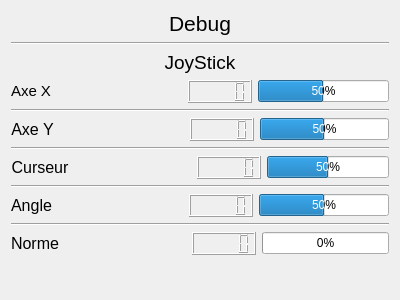
<?xml version="1.0" encoding="UTF-8"?>
<ui version="4.0">
 <class>Debug</class>
 <widget class="QDialog" name="Debug">
  <property name="geometry">
   <rect>
    <x>0</x>
    <y>0</y>
    <width>400</width>
    <height>300</height>
   </rect>
  </property>
  <property name="windowTitle">
   <string>Dialog</string>
  </property>
  <layout class="QVBoxLayout" name="verticalLayout">
   <item>
    <widget class="QLabel" name="label">
     <property name="text">
      <string>&lt;!DOCTYPE HTML PUBLIC &quot;-//W3C//DTD HTML 4.0//EN&quot; &quot;http://www.w3.org/TR/REC-html40/strict.dtd&quot;&gt;
&lt;html&gt;&lt;head&gt;&lt;meta name=&quot;qrichtext&quot; content=&quot;1&quot; /&gt;&lt;style type=&quot;text/css&quot;&gt;
p, li { white-space: pre-wrap; }
&lt;/style&gt;&lt;/head&gt;&lt;body style=&quot; font-family:'MS Shell Dlg 2'; font-size:8.25pt; font-weight:400; font-style:normal;&quot;&gt;
&lt;p align=&quot;center&quot; style=&quot; margin-top:0px; margin-bottom:0px; margin-left:0px; margin-right:0px; -qt-block-indent:0; text-indent:0px;&quot;&gt;&lt;span style=&quot; font-size:16pt;&quot;&gt;Debug&lt;/span&gt;&lt;/p&gt;&lt;/body&gt;&lt;/html&gt;</string>
     </property>
    </widget>
   </item>
   <item>
    <widget class="Line" name="line">
     <property name="orientation">
      <enum>Qt::Horizontal</enum>
     </property>
    </widget>
   </item>
   <item>
    <widget class="QLabel" name="label_2">
     <property name="text">
      <string>&lt;!DOCTYPE HTML PUBLIC &quot;-//W3C//DTD HTML 4.0//EN&quot; &quot;http://www.w3.org/TR/REC-html40/strict.dtd&quot;&gt;
&lt;html&gt;&lt;head&gt;&lt;meta name=&quot;qrichtext&quot; content=&quot;1&quot; /&gt;&lt;style type=&quot;text/css&quot;&gt;
p, li { white-space: pre-wrap; }
&lt;/style&gt;&lt;/head&gt;&lt;body style=&quot; font-family:'MS Shell Dlg 2'; font-size:8.25pt; font-weight:400; font-style:normal;&quot;&gt;
&lt;p align=&quot;center&quot; style=&quot; margin-top:0px; margin-bottom:0px; margin-left:0px; margin-right:0px; -qt-block-indent:0; text-indent:0px;&quot;&gt;&lt;span style=&quot; font-size:14pt;&quot;&gt;JoyStick&lt;/span&gt;&lt;/p&gt;&lt;/body&gt;&lt;/html&gt;</string>
     </property>
    </widget>
   </item>
   <item>
    <layout class="QHBoxLayout" name="horizontalLayout">
     <item>
      <widget class="QLabel" name="label_3">
       <property name="text">
        <string>&lt;!DOCTYPE HTML PUBLIC &quot;-//W3C//DTD HTML 4.0//EN&quot; &quot;http://www.w3.org/TR/REC-html40/strict.dtd&quot;&gt;
&lt;html&gt;&lt;head&gt;&lt;meta name=&quot;qrichtext&quot; content=&quot;1&quot; /&gt;&lt;style type=&quot;text/css&quot;&gt;
p, li { white-space: pre-wrap; }
&lt;/style&gt;&lt;/head&gt;&lt;body style=&quot; font-family:'MS Shell Dlg 2'; font-size:8.25pt; font-weight:400; font-style:normal;&quot;&gt;
&lt;p align=&quot;center&quot; style=&quot; margin-top:0px; margin-bottom:0px; margin-left:0px; margin-right:0px; -qt-block-indent:0; text-indent:0px;&quot;&gt;&lt;span style=&quot; font-size:11pt;&quot;&gt;Axe X&lt;/span&gt;&lt;/p&gt;&lt;/body&gt;&lt;/html&gt;</string>
       </property>
      </widget>
     </item>
     <item>
      <spacer name="horizontalSpacer">
       <property name="orientation">
        <enum>Qt::Horizontal</enum>
       </property>
       <property name="sizeHint" stdset="0">
        <size>
         <width>40</width>
         <height>20</height>
        </size>
       </property>
      </spacer>
     </item>
     <item>
      <widget class="QLCDNumber" name="AxeX">
       <property name="smallDecimalPoint">
        <bool>false</bool>
       </property>
      </widget>
     </item>
     <item>
      <widget class="QProgressBar" name="progressX">
       <property name="minimum">
        <number>-100</number>
       </property>
       <property name="value">
        <number>0</number>
       </property>
      </widget>
     </item>
    </layout>
   </item>
   <item>
    <widget class="Line" name="line_2">
     <property name="orientation">
      <enum>Qt::Horizontal</enum>
     </property>
    </widget>
   </item>
   <item>
    <layout class="QHBoxLayout" name="horizontalLayout_2">
     <item>
      <widget class="QLabel" name="label_4">
       <property name="text">
        <string>&lt;!DOCTYPE HTML PUBLIC &quot;-//W3C//DTD HTML 4.0//EN&quot; &quot;http://www.w3.org/TR/REC-html40/strict.dtd&quot;&gt;
&lt;html&gt;&lt;head&gt;&lt;meta name=&quot;qrichtext&quot; content=&quot;1&quot; /&gt;&lt;style type=&quot;text/css&quot;&gt;
p, li { white-space: pre-wrap; }
&lt;/style&gt;&lt;/head&gt;&lt;body style=&quot; font-family:'MS Shell Dlg 2'; font-size:8.25pt; font-weight:400; font-style:normal;&quot;&gt;
&lt;p align=&quot;center&quot; style=&quot; margin-top:0px; margin-bottom:0px; margin-left:0px; margin-right:0px; -qt-block-indent:0; text-indent:0px;&quot;&gt;&lt;span style=&quot; font-size:12pt;&quot;&gt;Axe Y&lt;/span&gt;&lt;/p&gt;&lt;/body&gt;&lt;/html&gt;</string>
       </property>
      </widget>
     </item>
     <item>
      <spacer name="horizontalSpacer_2">
       <property name="orientation">
        <enum>Qt::Horizontal</enum>
       </property>
       <property name="sizeHint" stdset="0">
        <size>
         <width>40</width>
         <height>20</height>
        </size>
       </property>
      </spacer>
     </item>
     <item>
      <widget class="QLCDNumber" name="AxeY"/>
     </item>
     <item>
      <widget class="QProgressBar" name="progressY">
       <property name="minimum">
        <number>-100</number>
       </property>
       <property name="value">
        <number>0</number>
       </property>
      </widget>
     </item>
    </layout>
   </item>
   <item>
    <widget class="Line" name="line_3">
     <property name="orientation">
      <enum>Qt::Horizontal</enum>
     </property>
    </widget>
   </item>
   <item>
    <layout class="QHBoxLayout" name="horizontalLayout_3">
     <item>
      <widget class="QLabel" name="label_5">
       <property name="text">
        <string>&lt;!DOCTYPE HTML PUBLIC &quot;-//W3C//DTD HTML 4.0//EN&quot; &quot;http://www.w3.org/TR/REC-html40/strict.dtd&quot;&gt;
&lt;html&gt;&lt;head&gt;&lt;meta name=&quot;qrichtext&quot; content=&quot;1&quot; /&gt;&lt;style type=&quot;text/css&quot;&gt;
p, li { white-space: pre-wrap; }
&lt;/style&gt;&lt;/head&gt;&lt;body style=&quot; font-family:'MS Shell Dlg 2'; font-size:8.25pt; font-weight:400; font-style:normal;&quot;&gt;
&lt;p align=&quot;center&quot; style=&quot; margin-top:0px; margin-bottom:0px; margin-left:0px; margin-right:0px; -qt-block-indent:0; text-indent:0px;&quot;&gt;&lt;span style=&quot; font-size:12pt;&quot;&gt;Curseur&lt;/span&gt;&lt;/p&gt;&lt;/body&gt;&lt;/html&gt;</string>
       </property>
      </widget>
     </item>
     <item>
      <spacer name="horizontalSpacer_3">
       <property name="orientation">
        <enum>Qt::Horizontal</enum>
       </property>
       <property name="sizeHint" stdset="0">
        <size>
         <width>40</width>
         <height>20</height>
        </size>
       </property>
      </spacer>
     </item>
     <item>
      <widget class="QLCDNumber" name="Curseur"/>
     </item>
     <item>
      <widget class="QProgressBar" name="progressCurseur">
       <property name="minimum">
        <number>-100</number>
       </property>
       <property name="value">
        <number>0</number>
       </property>
      </widget>
     </item>
    </layout>
   </item>
   <item>
    <widget class="Line" name="line_4">
     <property name="orientation">
      <enum>Qt::Horizontal</enum>
     </property>
    </widget>
   </item>
   <item>
    <layout class="QHBoxLayout" name="horizontalLayout_4">
     <item>
      <widget class="QLabel" name="label_6">
       <property name="text">
        <string>&lt;!DOCTYPE HTML PUBLIC &quot;-//W3C//DTD HTML 4.0//EN&quot; &quot;http://www.w3.org/TR/REC-html40/strict.dtd&quot;&gt;
&lt;html&gt;&lt;head&gt;&lt;meta name=&quot;qrichtext&quot; content=&quot;1&quot; /&gt;&lt;style type=&quot;text/css&quot;&gt;
p, li { white-space: pre-wrap; }
&lt;/style&gt;&lt;/head&gt;&lt;body style=&quot; font-family:'MS Shell Dlg 2'; font-size:8.25pt; font-weight:400; font-style:normal;&quot;&gt;
&lt;p align=&quot;center&quot; style=&quot; margin-top:0px; margin-bottom:0px; margin-left:0px; margin-right:0px; -qt-block-indent:0; text-indent:0px;&quot;&gt;&lt;span style=&quot; font-size:12pt;&quot;&gt;Angle&lt;/span&gt;&lt;/p&gt;&lt;/body&gt;&lt;/html&gt;</string>
       </property>
      </widget>
     </item>
     <item>
      <spacer name="horizontalSpacer_4">
       <property name="orientation">
        <enum>Qt::Horizontal</enum>
       </property>
       <property name="sizeHint" stdset="0">
        <size>
         <width>40</width>
         <height>20</height>
        </size>
       </property>
      </spacer>
     </item>
     <item>
      <widget class="QLCDNumber" name="Angle"/>
     </item>
     <item>
      <widget class="QProgressBar" name="progressA">
       <property name="minimum">
        <number>-180</number>
       </property>
       <property name="maximum">
        <number>180</number>
       </property>
       <property name="value">
        <number>0</number>
       </property>
      </widget>
     </item>
    </layout>
   </item>
   <item>
    <widget class="Line" name="line_5">
     <property name="orientation">
      <enum>Qt::Horizontal</enum>
     </property>
    </widget>
   </item>
   <item>
    <layout class="QHBoxLayout" name="horizontalLayout_5">
     <item>
      <widget class="QLabel" name="label_7">
       <property name="text">
        <string>&lt;!DOCTYPE HTML PUBLIC &quot;-//W3C//DTD HTML 4.0//EN&quot; &quot;http://www.w3.org/TR/REC-html40/strict.dtd&quot;&gt;
&lt;html&gt;&lt;head&gt;&lt;meta name=&quot;qrichtext&quot; content=&quot;1&quot; /&gt;&lt;style type=&quot;text/css&quot;&gt;
p, li { white-space: pre-wrap; }
&lt;/style&gt;&lt;/head&gt;&lt;body style=&quot; font-family:'MS Shell Dlg 2'; font-size:8.25pt; font-weight:400; font-style:normal;&quot;&gt;
&lt;p align=&quot;center&quot; style=&quot; margin-top:0px; margin-bottom:0px; margin-left:0px; margin-right:0px; -qt-block-indent:0; text-indent:0px;&quot;&gt;&lt;span style=&quot; font-size:12pt;&quot;&gt;Norme&lt;/span&gt;&lt;/p&gt;&lt;/body&gt;&lt;/html&gt;</string>
       </property>
      </widget>
     </item>
     <item>
      <spacer name="horizontalSpacer_5">
       <property name="orientation">
        <enum>Qt::Horizontal</enum>
       </property>
       <property name="sizeHint" stdset="0">
        <size>
         <width>40</width>
         <height>20</height>
        </size>
       </property>
      </spacer>
     </item>
     <item>
      <widget class="QLCDNumber" name="Norme"/>
     </item>
     <item>
      <widget class="QProgressBar" name="progressN">
       <property name="minimum">
        <number>0</number>
       </property>
       <property name="maximum">
        <number>141</number>
       </property>
       <property name="value">
        <number>0</number>
       </property>
      </widget>
     </item>
    </layout>
   </item>
   <item>
    <spacer name="verticalSpacer">
     <property name="orientation">
      <enum>Qt::Vertical</enum>
     </property>
     <property name="sizeHint" stdset="0">
      <size>
       <width>20</width>
       <height>40</height>
      </size>
     </property>
    </spacer>
   </item>
  </layout>
 </widget>
 <resources/>
 <connections/>
</ui>
